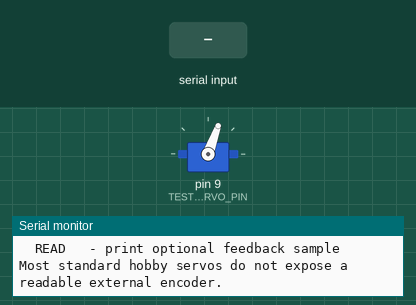
Simulated run of this sketch. Board: Arduino Uno, built with avr-gcc and run on an emulated ATmega328P. On the bench: servo, the last lines printed to the serial monitor. The test bench sets the inputs (shaded band).

Above: at 2.1 s.
2.2 s: "SWEEP\n" received over Serial
At 2.9 s:
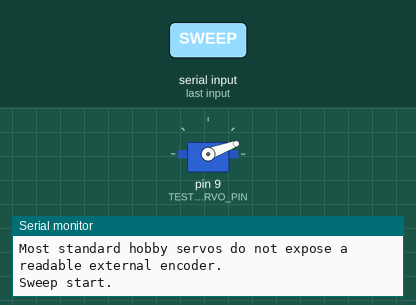
5.2 s: "OPEN\n" received over Serial
At 7.0 s:
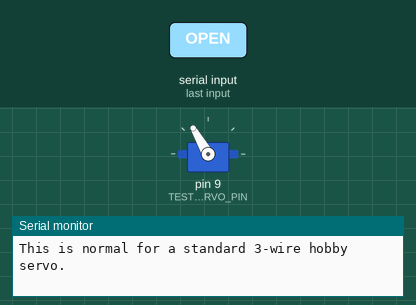
7.3 s: "CLOSE\n" received over Serial
At 8.6 s:
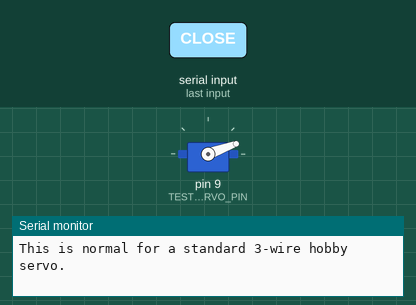
Timing chart, 0 to 10.3 s (numbered marks = the images above; inputs shaded):
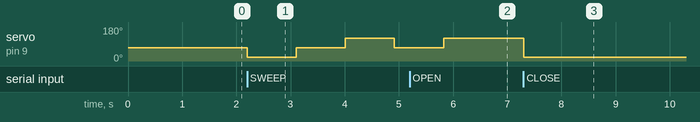

The sketch:

door_servo_feedback_probe.ino
```cpp
#include <Arduino.h>
#include <Servo.h>

// Replace this with the real cargo-door servo pin after hardware confirmation.
const uint8_t TEST_SERVO_PIN = 9;

// Set to true only if the servo model exposes a readable external feedback wire.
const bool SERVO_HAS_FEEDBACK_PIN = false;
const uint8_t FEEDBACK_PIN = A0;

const int CLOSED_DEG = 20;
const int OPEN_DEG = 120;
const int CENTER_DEG = 70;
const unsigned long STEP_WAIT_MS = 900UL;

Servo testServo;

void printFeedbackSample() {
  if (!SERVO_HAS_FEEDBACK_PIN) {
    Serial.println(F("No readable external encoder/feedback pin is configured."));
    Serial.println(F("This is normal for a standard 3-wire hobby servo."));
    return;
  }

  int raw = analogRead(FEEDBACK_PIN);
  Serial.print(F("Feedback raw value: "));
  Serial.println(raw);
}

void moveAndReport(int angle) {
  testServo.write(constrain(angle, 0, 180));
  delay(STEP_WAIT_MS);

  Serial.print(F("Commanded angle: "));
  Serial.println(angle);
  printFeedbackSample();
}

void runSweep() {
  Serial.println(F("Sweep start."));
  moveAndReport(CLOSED_DEG);
  moveAndReport(CENTER_DEG);
  moveAndReport(OPEN_DEG);
  moveAndReport(CENTER_DEG);
  Serial.println(F("Sweep end."));
}

void printHelp() {
  Serial.println(F("Door servo feedback probe ready."));
  Serial.println(F("Commands:"));
  Serial.println(F("  SWEEP  - run closed/center/open sweep"));
  Serial.println(F("  OPEN   - move to open angle"));
  Serial.println(F("  CLOSE  - move to closed angle"));
  Serial.println(F("  CENTER - move to center angle"));
  Serial.println(F("  READ   - print optional feedback sample"));
  Serial.println(F("Most standard hobby servos do not expose a readable external encoder."));
}

void setup() {
  Serial.begin(115200);
  testServo.attach(TEST_SERVO_PIN);

  if (SERVO_HAS_FEEDBACK_PIN) {
    pinMode(FEEDBACK_PIN, INPUT);
  }

  testServo.write(CENTER_DEG);
  delay(STEP_WAIT_MS);
  printHelp();
}

void loop() {
  if (Serial.available() <= 0) {
    return;
  }

  String command = Serial.readStringUntil('\n');
  command.trim();
  command.toUpperCase();

  if (command == "SWEEP") {
    runSweep();
  } else if (command == "OPEN") {
    moveAndReport(OPEN_DEG);
  } else if (command == "CLOSE") {
    moveAndReport(CLOSED_DEG);
  } else if (command == "CENTER") {
    moveAndReport(CENTER_DEG);
  } else if (command == "READ") {
    printFeedbackSample();
  }
}
```

Measured:
- after the input at 2.2 s, servo on pin 9 (TEST_SERVO_PIN): 70° → 20° at once, → 70° 0.91 s later, → 120° 0.91 s later, → 70° 0.91 s later
- after the input at 5.2 s, servo on pin 9 (TEST_SERVO_PIN): 70° → 120° after 0.62 s
- after the input at 7.3 s, servo on pin 9 (TEST_SERVO_PIN): 120° → 20° at once
